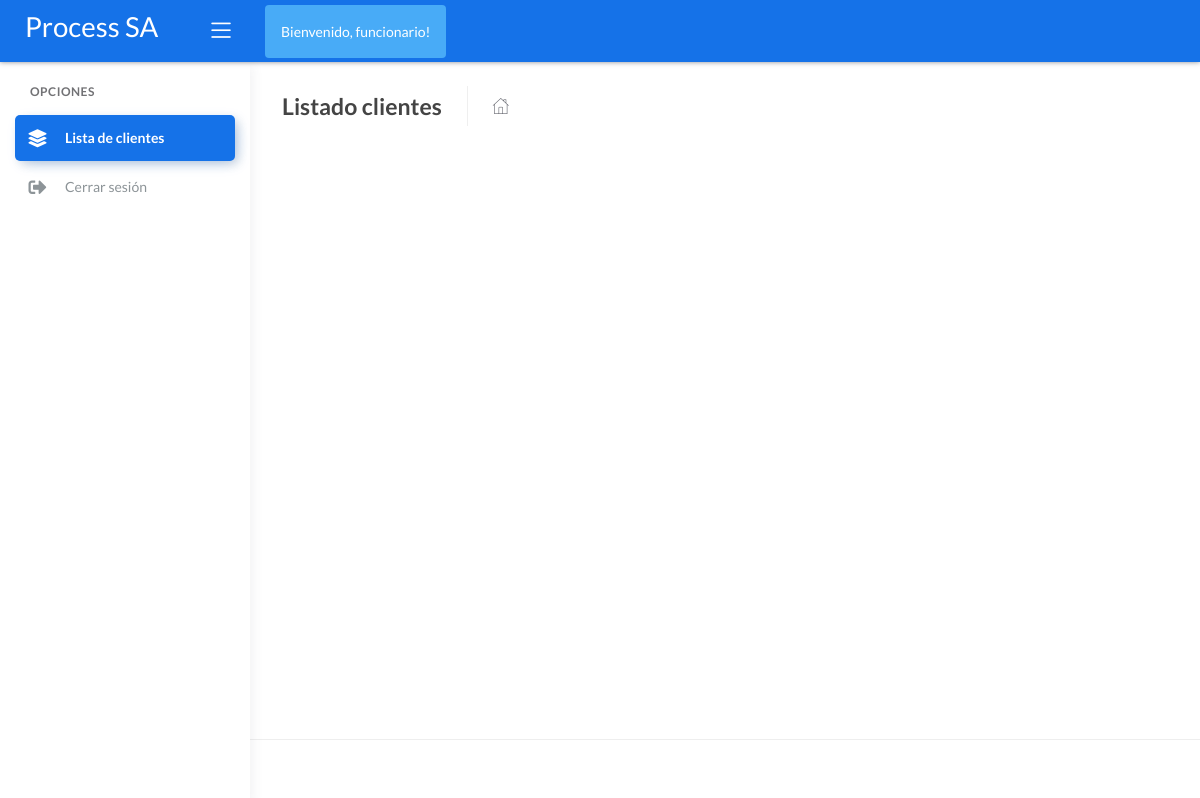
The app's page /client_list (signed in), older data.
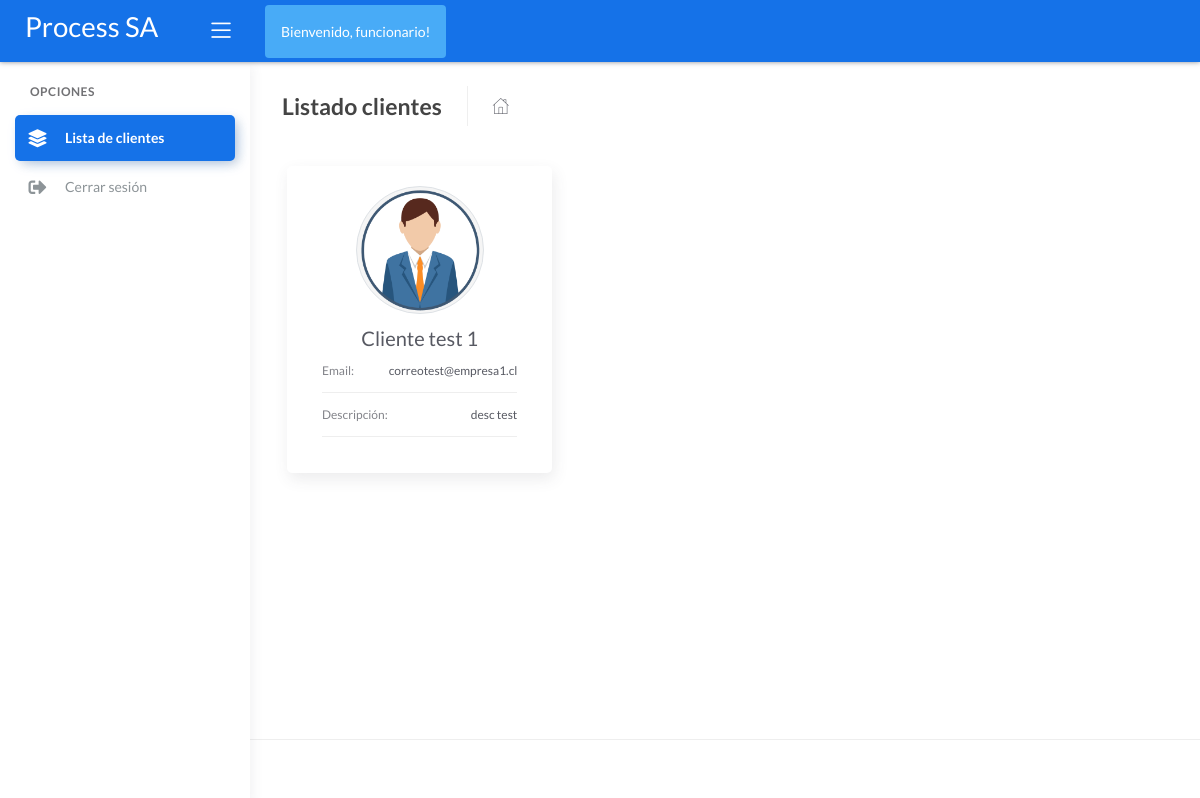
The same page, newer data.
### processAuth/models.py (models this page shows, shortened)
class userModel(models.Model):
    user = models.OneToOneField(User, on_delete=models.CASCADE)
    name = models.CharField(max_length=100)
    email = models.EmailField()
    role = models.IntegerField(choices = USER_ROLE)
    created_at = models.DateTimeField(auto_now_add=True)
    disabled = models.BooleanField(default = False)

### processCore/models.py (models this page shows, shortened)
class Client(models.Model):
    name = models.CharField(max_length=100)
    email = models.EmailField()
    description = models.TextField(max_length=200)
    created_at = models.DateTimeField(auto_now_add=True)
    disabled = models.BooleanField(default = False)

### processCore/views.py (the view)
# urls.py: path('client_list', views.client_list, name="client_list"),
@login_required(login_url="/login/")
def client_list(request):
    current_user = request.user
    context = {}
    context['client_list'] = Client.objects.all()
    context['employee'] = userModel.objects.get(user=current_user)
    return render(request, 'index.html', context=context)

### processCore/templates/index.html (shortened to what this page needs)
{% extends "layouts/base.html" %}
{% block content %}
{% load static %}
    <div class="page-inner">
        <div class="page-header">
            <h4 class="page-title">Listado clientes</h4>
            <ul class="breadcrumbs">
                <li class="nav-home">
                    <a href="{% url 'client_list' %} ">
                        <i class="flaticon-home"></i>
                    </a>
                </li>
            </ul>
        </div>
        <div class="row">
            {% for client in client_list %}
            <div class="col-md-4">
                <div class="card-pricing">
                    <div class="card">
                        <div class="card-body">
                            <div class="col-md-12 mb-2">
                                <a href="{% url 'process_list' client_pk=client.pk %}">
                                    <center>
                                        <img src="/static/assets/img/client.png" class="avatar avatar-xxl rounded-circle border" alt="logo" style="background-color: whitesmoke;"/>
                                    </center>
                                </a>
                            </div>
                            <div class="col-md-12">
                                <a class="card-header card-title" href="{% url 'process_list' client_pk=client.pk %}">{{ client.name }}</a>
                                <ul class="specification-list">
                                    <li>
                                        <span class="name-specification">Email:</span>
                                        <span class="status-specification">{{ client.email }}</span>
                                    </li>
                                    <li>
                                        <span class="name-specification">Descripción:</span>
                                        <span class="status-specification">{{ client.description }}</span>
                                    </li>
                                </ul>
                            </div>
                        </div>
                    </div>
                </div>
            </div>
            {% endfor %}
        </div>
    </div>
{% endblock content %}

### processCore/templates/layouts/base.html (shortened to what this page needs)
<!DOCTYPE html>
<html lang="en">
<head>
	{% load pwa %}
	<link rel="stylesheet" href="/static/assets/css/bootstrap.min.css">
	<link rel="stylesheet" href="/static/assets/css/atlantis.min.css">
	<link rel="stylesheet" href="/static/assets/css/demo.css">
</head>
<body data-background-color="bg2">
	<div class="wrapper {% block layout %}{% endblock layout %}">
		{% include 'includes/navigation.html' %}
		{% include 'includes/sidenav.html' %}
		<div class="main-panel">
			<div class="content">
				{% block content %}{% endblock content %}
			</div>
			{% include 'includes/footer.html' %}
		</div>
	</div>
</body>
</html>

### processCore/templates/includes/navigation.html (shortened to what this page needs)
		<div class="main-header">
			<div class="logo-header" data-background-color="blue">
				<a href="{% url 'client_list' %}">
					<h1 class="text-white">Process SA</h1>
				</a>
				<div class="nav-toggle">
					<button class="btn btn-toggle toggle-sidebar">
						<i class="icon-menu"></i>
					</button>
				</div>
			</div>
			<nav class="navbar navbar-header navbar-expand-lg" data-background-color="blue">
				{% if user.is_authenticated %}
					<div class="p-2 bg-info d-flex p-3 bg-secondary text-white rounded float-right">
						Bienvenido, {{employee.name}}!
					</div>
				{% endif %}
			</nav>
		</div>

### processCore/templates/includes/sidenav.html (shortened to what this page needs)
		<div class="sidebar sidebar-style-2" data-background-color="white">
			<div class="sidebar-wrapper scrollbar scrollbar-inner">
				<div class="sidebar-content">
					{% if user.is_authenticated %}
						<ul class="nav nav-primary">
							<li class="nav-section">
								<h4 class="text-section">Opciones</h4>
							</li>
							<li class="nav-item active">
								<a href="{% url 'client_list' %}">
									<i class="fas fa-layer-group"></i>
									<p>Lista de clientes</p>
								</a>
							</li>
							<li class="nav-item ">
								<a class="nav-link" href="{% url 'logout' %}" >
								  <i class="fas fa-sign-out-alt"></i>
								  <p>Cerrar sesión</p>
								</a>
						  	</li>
						</ul>
					{% endif %}
				</div>
			</div>
		</div>

### processCore/templates/includes/footer.html (shortened to what this page needs)
  <footer class="footer">
  </footer>

Row changes from the older to the newer data that the page shows:
added Client: name "Cliente test 1", email "correotest@empresa1.cl", description "desc test"
